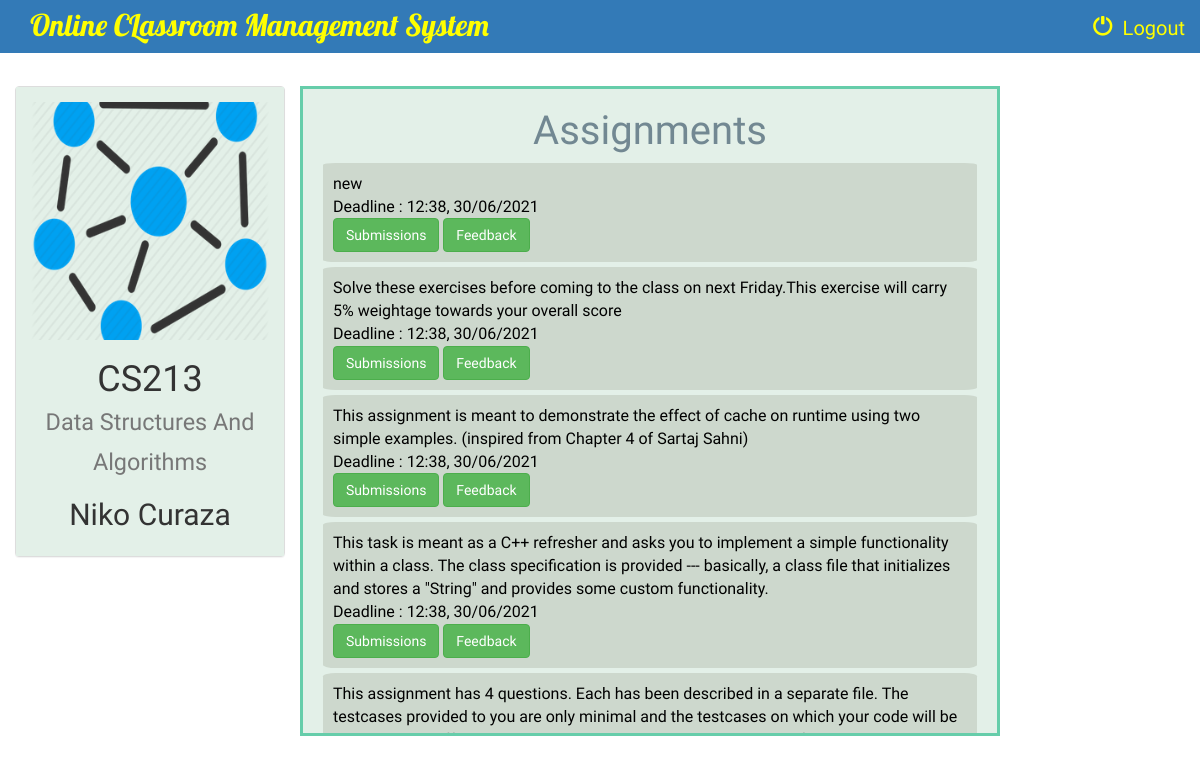
Page /instructor/1/view_all_assignments/ (signed in) on the committed database.
### instructor/models.py (models this page shows, shortened)
class Course(models.Model):
    name = models.CharField(max_length=100)
    code = models.CharField(max_length=100)
    instructor = models.ForeignKey(Instructor, on_delete=models.CASCADE)
    course_logo = models.FileField(default=1)

class Instructor(models.Model):
    user = models.ForeignKey(User,on_delete=models.CASCADE, default=1)
    name = models.CharField(max_length=100)
    information = models.CharField(max_length=1000,default=1)
    def __str__(self):
        return self.name

class Assignment(models.Model):
    description = models.CharField(max_length=1000, default='')
    file = models.FileField(default='')
    course = models.ForeignKey(Course,on_delete=models.CASCADE)
    post_time = models.CharField(max_length=100)
    deadline = models.CharField(max_length=100)

### instructor/views.py (the view)
# urls.py: path('<int:course_id>/view_all_assignments/', views.view_all_assignments, name='view_all_assignments'),
@login_required
def view_all_assignments(request, course_id):
    course = Course.objects.get(id=course_id)
    assignments = Assignment.objects.filter(course=course)
    return render(request, 'instructor/view_all_assignments.html', {'assignments' : assignments,'course': course})

### instructor/templates/instructor/view_all_assignments.html (shortened to what this page needs)
{% extends 'instructor/instructor_basic_page.html' %}
{% block body %}
<br>
<div class="container-fluid songs-container">
    <div class="row">
        <div class="col-sm-6 col-md-3">
            <div class="panel panel-default">
                <div class="panel-body" style="background-color: #e3f0e8;border: 0px solid #66cdaa;">
                    <a href="{% url 'instructor:instructor_detail' course.id %}">
                        {% if course.course_logo %}
                            <img src="{{ course.course_logo.url }}" class="img-responsive">
                        {% else %}
                            <h3>No image to display</h3>
                        {% endif %}
                    </a>
                    <h1 align="center">{{ course.code }}<br> <small>{{ course.name }}</small></h1>
                    <h2 align="center">{{ course.instructor }}</h2>
                </div>
            </div>
        </div>
        <div class="col-sm-7" style="align:center; overflow-y: scroll; height:650px;border: 3px solid #66cdaa;background-color:#e3f0e8;color:black;font-family: 'Abhaya Libre';font-size:16px;">
        <h3 align="center"; style="text-align:center;font-family:Volkhov,cursive;font-size:40px;color: #728892">Assignments</h3>
    {% for assignment in assignments reversed %}
            <div style="background-color:#CDD8CD; border-radius:2%;padding:10px; margin:5px">
            {{ assignment.description }}<br>
            Deadline : {{ assignment.deadline }}<br>
    <a href="{% url 'instructor:view_all_submissions' assignment.id %}">
        <button type="submit" class="btn btn-success">Submissions</button>
    </a>
    <a href="{% url 'instructor:view_feedback' assignment.id %}">
        <button type="submit" class="btn btn-success">Feedback</button>
    </a><br>
            </div>
    {% endfor %}
        </div>
</div>
{% endblock %}

### instructor/templates/instructor/instructor_basic_page.html (style rules this page uses)
a { color: yellow; }
body { background: url('https://i.pinimg.com/originals/5d/5d/79/5d5d79ab40f17440b11dfdf9cd0f1f08.jpg') no-repeat center center fixed; background-size: cover; font-family: Ledger;font-size: 20px; }

### rows in the picture
Course: course_logo (picture), code "CS213", name "Data Structures And Algorithms", instructor "Niko Curaza"
Assignment: description "new", deadline "12:38, 30/06/2021"
Assignment: description "Solve these exercises before coming to the class on next Friday.This exercise will carry 5% weightage towards your overall score", deadline "12:38, 30/06/2021"
Assignment: description "This assignment is meant to demonstrate the effect of cache on runtime using two simple examples. (inspired from Chapter 4 of Sartaj Sahni)", deadline "12:38, 30/06/2021"
Assignment: description "This task is meant as a C++ refresher and asks you to implement a simple functionality within a class. The class specification is provided --- basically, a class file that initializes and stores a \"String\" and provides some custom functionality.", deadline "12:38, 30/06/2021"
Assignment: description "This assignment has 4 questions. Each has been described in a separate file. The testcases provided to you are only minimal and the testcases on which your code will be…"
